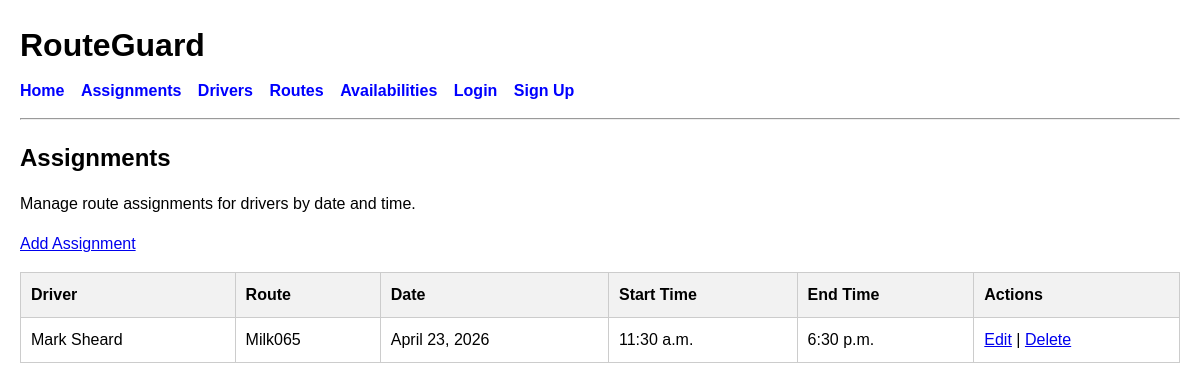
/assignments/, run on the app's committed database.
### planner/models.py (models this page shows, shortened)
class Assignment(models.Model):
    driver = models.ForeignKey(Driver, on_delete=models.CASCADE)
    route = models.ForeignKey(Route, on_delete=models.CASCADE)
    date = models.DateField()
    start_time = models.TimeField()
    end_time = models.TimeField()

class Driver(models.Model):
    name = models.CharField(max_length=100)
    employee_id = models.CharField(max_length=20, unique=True)
    active = models.BooleanField(default=True)
    def __str__(self):
        return self.name

class Route(models.Model):
    name = models.CharField(max_length=100)
    destination = models.CharField(max_length=100)
    estimated_hours = models.DecimalField(max_digits=4, decimal_places=1)
    def __str__(self):
        return self.name

### planner/views.py (the view)
# urls.py: path("assignments/", views.assignment_list, name="assignment_list"),
def assignment_list(request):
    assignments = Assignment.objects.all()
    return render(
        request,
        "planner/assignment_list.html",
        {"assignments": assignments},
    )

### planner/templates/planner/assignment_list.html
{% extends "base.html" %}
{% block content %}
<h2>Assignments</h2>
<p>Manage route assignments for drivers by date and time.</p>
<p><a href="{% url 'create_assignment' %}">Add Assignment</a></p>
{% if assignments %}
    <table>
        <thead>
            <tr>
                <th>Driver</th>
                <th>Route</th>
                <th>Date</th>
                <th>Start Time</th>
                <th>End Time</th>
                <th>Actions</th>
            </tr>
        </thead>
        <tbody>
            {% for assignment in assignments %}
                <tr>
                    <td>{{ assignment.driver }}</td>
                    <td>{{ assignment.route }}</td>
                    <td>{{ assignment.date }}</td>
                    <td>{{ assignment.start_time }}</td>
                    <td>{{ assignment.end_time }}</td>
                    <td>
                        <a href="{% url 'edit_assignment' assignment.id %}">Edit</a>
                        |
                        <a href="{% url 'delete_assignment' assignment.id %}">Delete</a>
                </tr>
            {% endfor %}
        </tbody>
    </table>
{% else %}
    <p>No assignments have been added yet.</p>
{% endif %}
{% endblock %}

### static/css/style.css (style rules this page uses)
body { font-family: Arial, sans-serif; margin: 20px; line-height: 1.5; }
h1, h2 { margin-bottom: 10px; }
table { width: 100%; border-collapse: collapse; margin-top: 15px; margin-bottom: 20px; }
th, td { border: 1px solid #ccc; padding: 10px; text-align: left; }
th { background-color: #f2f2f2; }

### data on the page
Assignment: driver "Mark Sheard", route "Milk065", date "April 23, 2026", start_time "11:30 a.m.", end_time "6:30 p.m."
